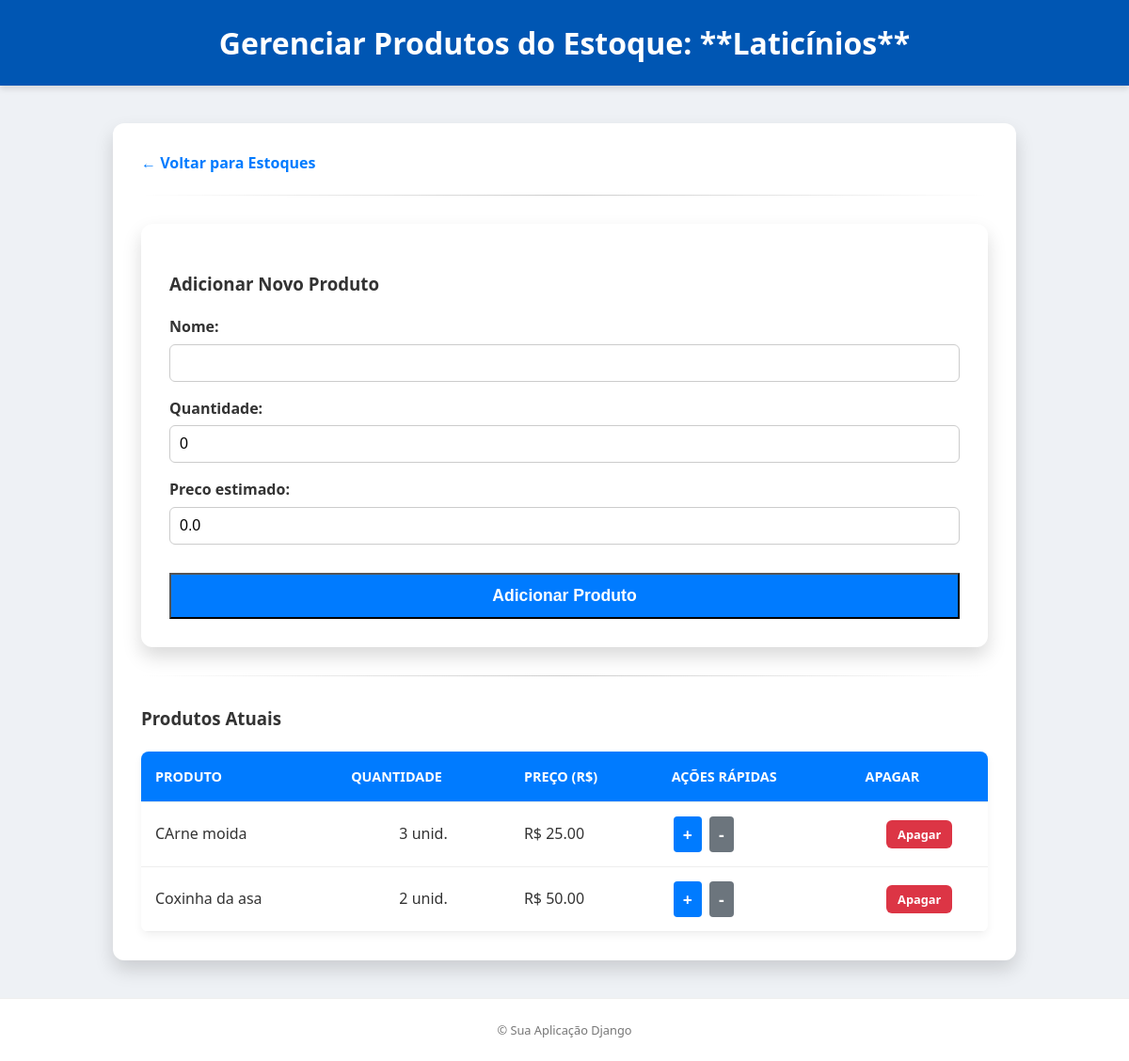
Page /estoques/3/produtos/ on the earlier database version.
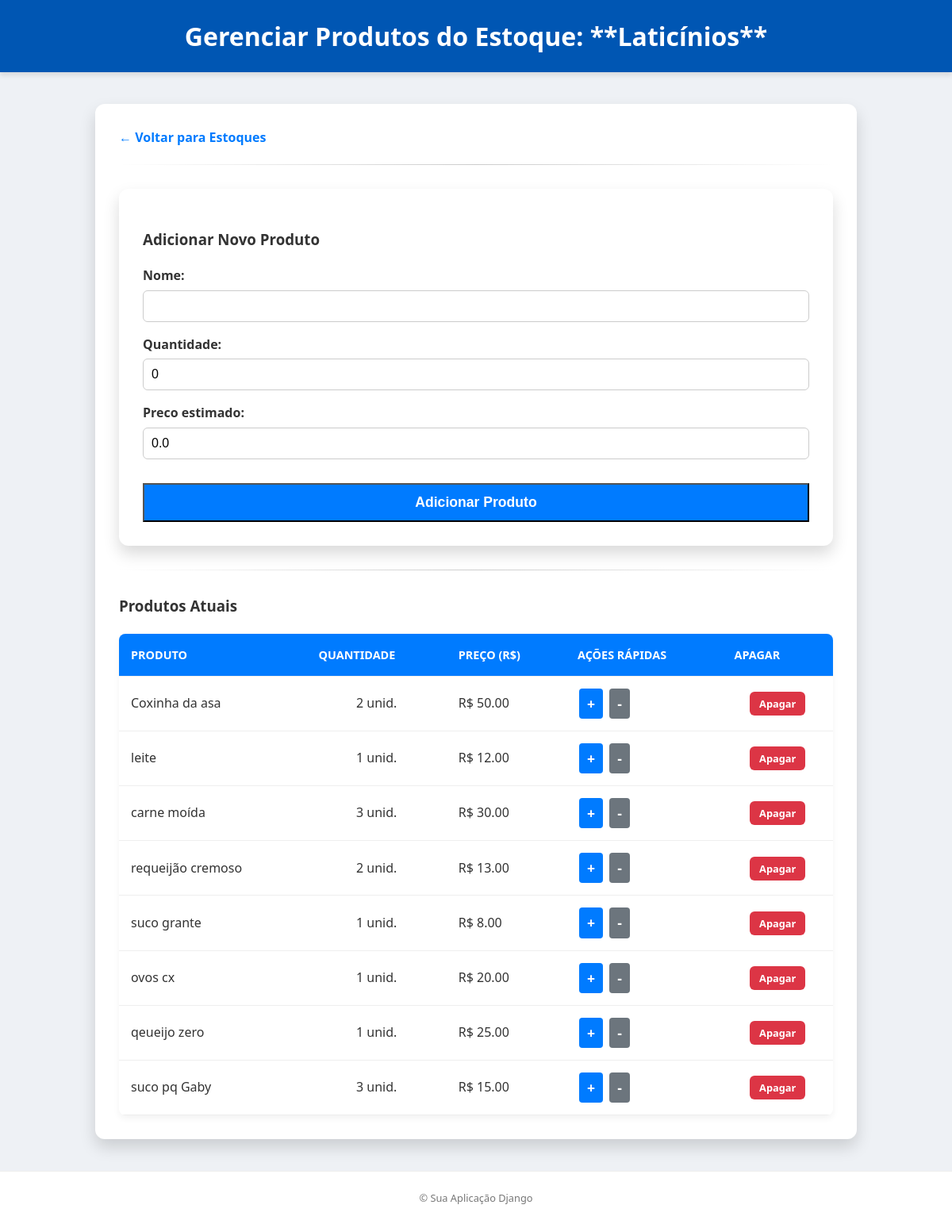
Same page on the later database version.
### core/models.py (models this page shows, shortened)
class Estoque(models.Model):
    nome = models.CharField(
        max_length=100,
        unique=True,
        help_text="Nome do estoque (ex: 'Cozinha', 'Garagem')."
    )
    data_criacao = models.DateTimeField(
        auto_now_add=True,
        help_text="Data e hora em que o estoque foi criado."
    )

class Produto(models.Model):
    estoque = models.ForeignKey(
        Estoque,
        on_delete=models.CASCADE,
        related_name='produtos',
        help_text="O estoque ao qual este produto pertence."
    )
    nome = models.CharField(
        max_length=200,
        help_text="Nome do produto (ex: 'Arroz', 'Sabão')."
    )
    quantidade = models.PositiveIntegerField(
        help_text="Quantidade do produto em estoque."
    )
    preco_estimado = models.DecimalField(
        max_digits=10,
        decimal_places=2,
        help_text="Preço estimado do produto."
    )

### core/views.py (the view)
# urls.py: path('estoques/<int:estoque_id>/produtos/', views.gerenciar_produtos, name='gerenciar_produtos'),
def gerenciar_produtos(request, estoque_id):
    estoque = get_object_or_404(Estoque, id=estoque_id)
    produtos = estoque.produto_set.all()
    form = ProdutoForm() # Instanciar o formulário para a página
    context = {
        'estoque': estoque,
        'produtos': produtos,
        'form': form # Passar o formulário para o template
    }
    return render(request, 'core/gerenciar_produtos.html', context)

### core/forms.py
class ProdutoForm(forms.ModelForm):
    class Meta:
        model = Produto
        fields = ['nome', 'quantidade', 'preco_estimado']

### core/templates/core/gerenciar_produtos.html (shortened to what this page needs)
<!DOCTYPE html>
<html lang="pt-br">
<head>
    {% load static %}
    <link rel="stylesheet" href="{% static 'css/style.css' %}">
</head>
<body>
    <header>
        <h1>Gerenciar Produtos do Estoque: **{{ estoque.nome }}**</h1>
    </header>
    <main class="estoque-list-container">
        <div class="menu-action-bar">
            <a href="{% url 'listar_estoques' %}" class="back-button">← Voltar para Estoques</a>
        </div>
        <hr>
        <div class="form-container mb-30">
            <h3>Adicionar Novo Produto</h3>
            <form action="{% url 'adicionar_produto' estoque.id %}" method="post" class="estoque-form">
                {{ form.as_p }}
                <button type="submit" class="primary-action submit-button">
                    Adicionar Produto
                </button>
            </form>
        </div>
        <hr>
        <h3>Produtos Atuais</h3>
        {% if produtos %}
            <div class="table-responsive">
                <table class="data-table">
                    <thead>
                        <tr>
                            <th>Produto</th>
                            <th>Quantidade</th>
                            <th>Preço (R$)</th>
                            <th>Ações Rápidas</th>
                            <th>Apagar</th>
                        </tr>
                    </thead>
                    <tbody>
                        {% for produto in produtos %}
                            <tr>
                                <td data-label="Produto">{{ produto.nome }}</td>
                                <td data-label="Quantidade" class="text-center">{{ produto.quantidade }} unid.</td>
                                <td data-label="Preço">R$ {{ produto.preco_estimado }}</td>
                                <td data-label="Ações Rápidas" class="action-group">
                                    <a href="{% url 'modificar_quantidade_produto' produto.id 'aumentar' %}" class="action-btn-quick primary-action">+</a>
                                    <a href="{% url 'modificar_quantidade_produto' produto.id 'diminuir' %}" class="action-btn-quick secondary-action">-</a>
                                </td>
                                <td data-label="Apagar" class="text-center">
                                    <a href="{% url 'apagar_produto' produto.id %}" class="action-button danger-action btn-sm">Apagar</a>
                                </td>
                            </tr>
                        {% endfor %}
                    </tbody>
                </table>
            </div>
        {% else %}
            <p class="empty-state-message">Este estoque não possui produtos. Use o formulário acima para adicionar o primeiro!</p>
        {% endif %}
    </main>
    <footer>
        <p>&copy; Sua Aplicação Django</p>
    </footer>
</body>
</html>

### static/css/style.css (style rules this page uses)
body { font-family: 'Segoe UI', Tahoma, Geneva, Verdana, sans-serif; background-color: #eef1f5; color: #333; margin: 0; padding: 0; line-height: 1.6; display: flex; flex-direction: column; align-items: center; min-height: 100vh; }
header { background-color: #0056b3; color: white; width: 100%; padding: 20px 0; text-align: center; box-shadow: 0 4px 6px rgba(0, 0, 0, 0.1); }
header h1 { margin: 0; font-size: 2em; }
hr { border: 0; height: 1px; background-image: linear-gradient(to right, rgba(0, 0, 0, 0), #ccc, rgba(0, 0, 0, 0)); margin-bottom: 25px; }
footer { margin-top: auto; padding: 10px 0; width: 100%; text-align: center; color: #777; font-size: 0.8em; border-top: 1px solid #eee; background-color: #fff; }
.estoque-list-container { background-color: #ffffff; padding: 30px; margin: 40px 20px; border-radius: 12px; box-shadow: 0 10px 20px rgba(0, 0, 0, 0.15); width: 90%; max-width: 900px; }
.action-button { text-decoration: none; padding: 8px 15px; border-radius: 6px; font-weight: 600; transition: background-color 0.3s ease, transform 0.2s ease; border: none; cursor: pointer; font-size: 0.95em; text-align: center; }
.primary-action { background-color: #007bff; color: white; }
.danger-action { background-color: #dc3545; color: white; }
.menu-action-bar { text-align: left; margin-bottom: 20px; }
.back-button { font-size: 1em; color: #007bff; text-decoration: none; font-weight: 600; }
.estoque-list-container hr { margin-top: 0; margin-bottom: 30px; }
.form-container { background-color: #ffffff; padding: 30px; border-radius: 12px; box-shadow: 0 10px 20px rgba(0, 0, 0, 0.15); margin-top: 20px; }
.submit-button { width: 100%; padding: 12px 0; margin-top: 15px; font-size: 1.1em; font-weight: 700; }
.estoque-form p { margin-bottom: 15px; }
.estoque-form label { display: block; margin-bottom: 5px; font-weight: 600; color: #333; }
.estoque-form input[type="text"], .estoque-form input[type="number"], .estoque-form input[type="date"], .estoque-form textarea, .estoque-form select { width: 100%; padding: 10px; border: 1px solid #ccc; border-radius: 6px; box-sizing: border-box; font-size: 1em; }
.mb-30 { margin-bottom: 30px; }
.data-table { width: 100%; border-collapse: collapse; margin-top: 20px; background-color: #fff; box-shadow: 0 4px 8px rgba(0, 0, 0, 0.05); border-radius: 8px; overflow: hidden; }
.data-table th, .data-table td { padding: 15px; text-align: left; border-bottom: 1px solid #eee; }
.data-table th { background-color: #007bff; color: white; font-weight: 700; text-transform: uppercase; font-size: 0.9em; }
.text-center { text-align: center !important; }
.action-group { white-space: nowrap; text-align: center; }
.action-btn-quick { display: inline-block; padding: 5px 10px; margin: 0 2px; font-weight: 700; font-size: 1.1em; border-radius: 4px; text-decoration: none; transition: background-color 0.2s; }
.secondary-action { background-color: #6c757d; color: white; }
.btn-sm { padding: 6px 12px; font-size: 0.8em; }

Differences in the rows shown:
removed Produto: nome "CArne moida", quantidade "3", preco_estimado "25.00"
added Produto: nome "leite", quantidade "1", preco_estimado "12.00"
added Produto: nome "carne moída", quantidade "3", preco_estimado "30.00"
added Produto: nome "requeijão cremoso", quantidade "2", preco_estimado "13.00"
added Produto: nome "suco grante", quantidade "1", preco_estimado "8.00"
added Produto: nome "ovos cx", quantidade "1", preco_estimado "20.00"
added Produto: nome "qeueijo zero", quantidade "1", preco_estimado "25.00"
added Produto: nome "suco pq Gaby", quantidade "3", preco_estimado "15.00"
